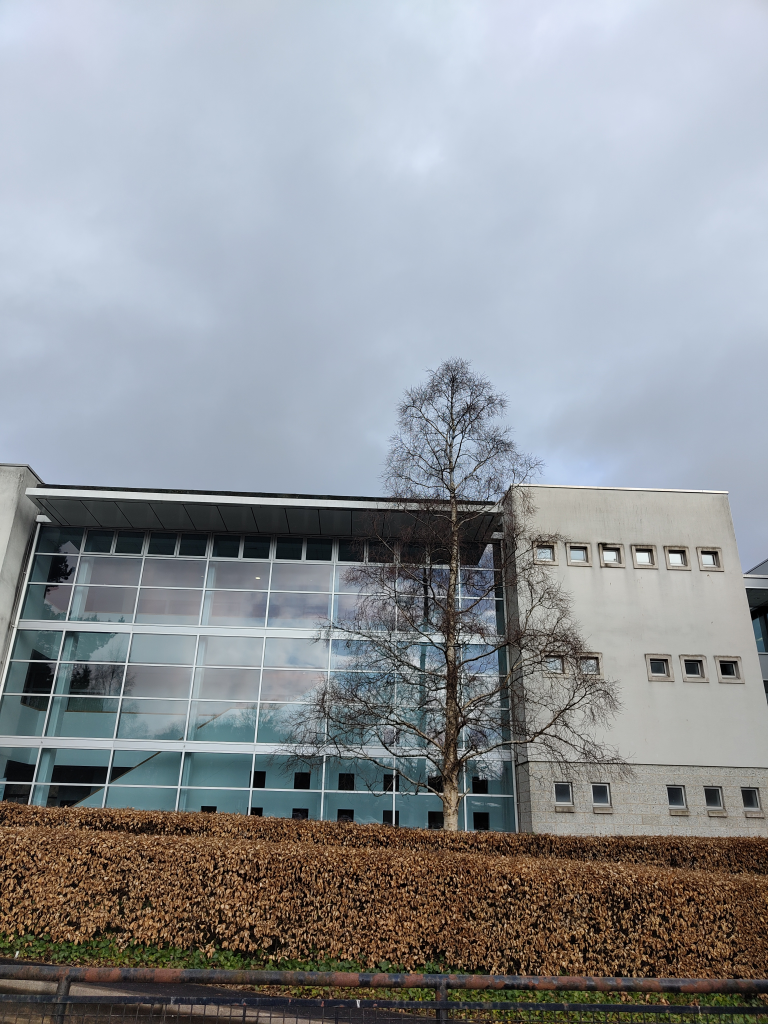
#> input picture Dataset/Stirling/Original_Images/IMG_20230321_105927508.jpg, 3072 x 4096 px, found by its file name (shown at 1/4 size); its folder holds 4 pictures in this run
$ jupyter execute Resize_images.ipynb
#> lines starting #> are read from the running program, lines starting #| are printed output that depends on the picture
[cell 1]
import cv2
import numpy as np
import os


# Define the path to the image folder
img_folder_path = "/Users/erictommathews/Documents/Eric/Msc Artificial Intelligence - Stirling/Semester 3 Spring/Deep Learning/Assignment/ITNPAI1-SkyGrove/Dataset/Stirling/Original_Images"
resize_path = '/Users/erictommathews/Documents/Eric/Msc Artificial Intelligence - Stirling/Semester 3 Spring/Deep Learning/Assignment/ITNPAI1-SkyGrove/Dataset/Stirling/Resized'
# Define the maximum size of the image
max_size = 1024  # in pixels

# Loop over the images in the image folder
for img_name in os.listdir(img_folder_path):
    if img_name[-3:] == 'jpg':
        # Load the image
        img_path = os.path.join(img_folder_path, img_name)
        img = cv2.imread(img_path)
#> img is the input picture: shape (4096, 3072, 3); mean B, G, R 151.7, 147, 143.2

        # Compute the scaling factor
        scale_factor = max_size / max(img.shape[:2])
#> scale_factor = 0.25

        # Resize the image
        img_resized = cv2.resize(img, (int(img.shape[1] * scale_factor), int(img.shape[0] * scale_factor)))
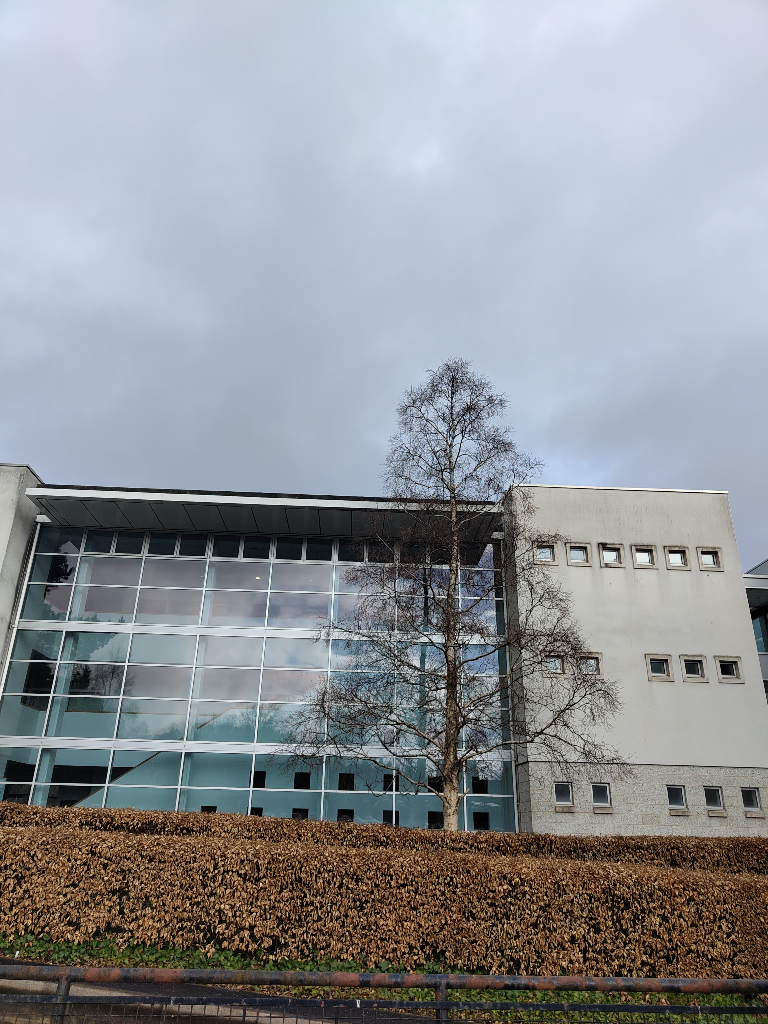
#> img_resized: shape (1024, 768, 3); mean B, G, R 151.7, 147.1, 143.3

        # Save the resized image
        img_resized_path = os.path.join(resize_path, os.path.splitext(img_name)[0] + "_resized.jpg")
        cv2.imwrite(img_resized_path, img_resized)
#> pass 2 of the loop `for img_name in os.listdir(img_folder_path):`:
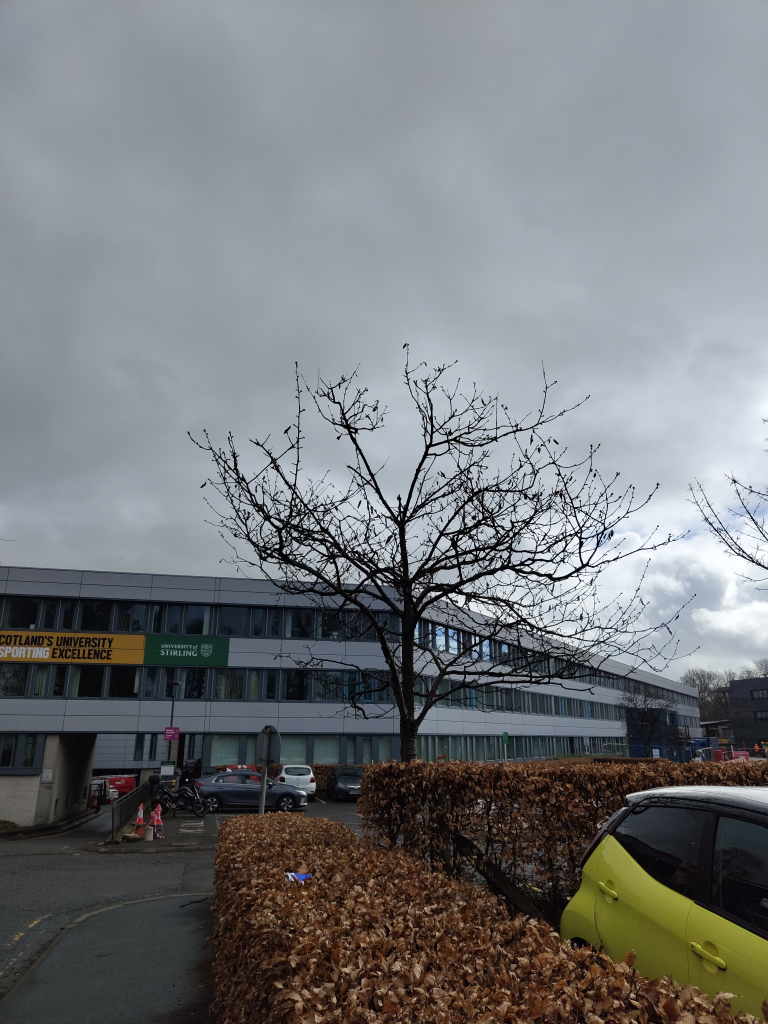
#> input picture Dataset/Stirling/Original_Images/IMG_20230321_110017763.jpg, 3072 x 4096 px, found by its file name (shown at 1/4 size)
#> img is the input picture: shape (4096, 3072, 3); mean B, G, R 122.2, 119.5, 117
#> `img_resized = cv2.resize(img, (int(img.shape[1] * scale_factor), int(i..`:
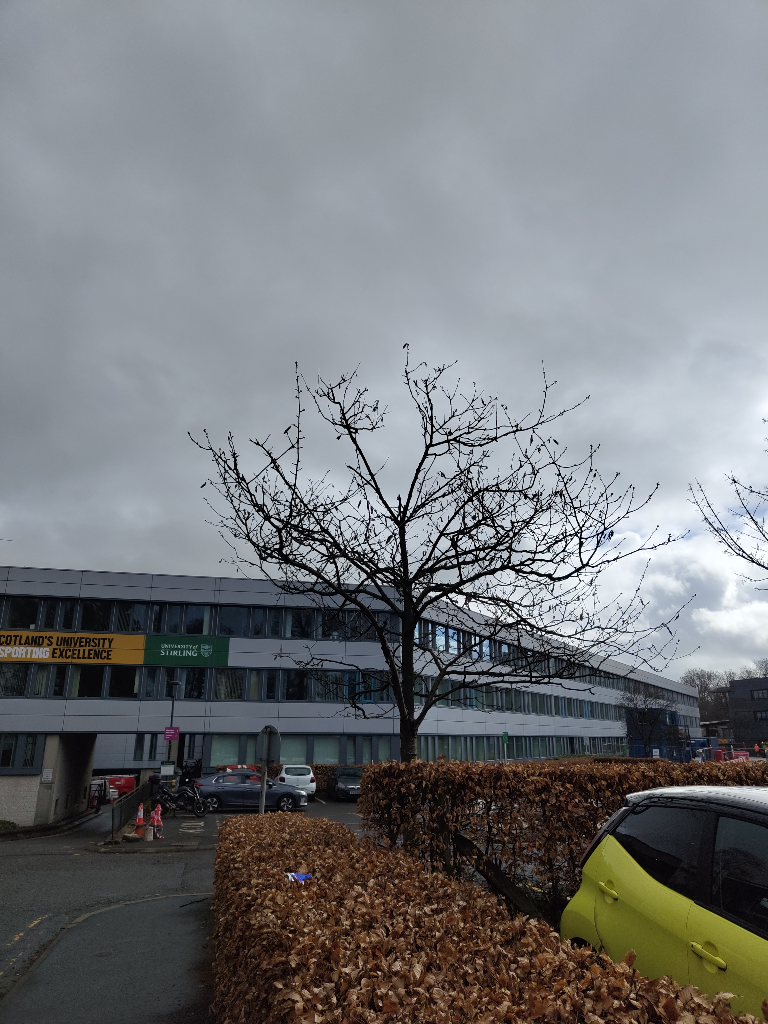
#> img_resized: shape (1024, 768, 3); mean B, G, R 122.3, 119.6, 117.1
#> pass 3 of the loop `for img_name in os.listdir(img_folder_path):`:
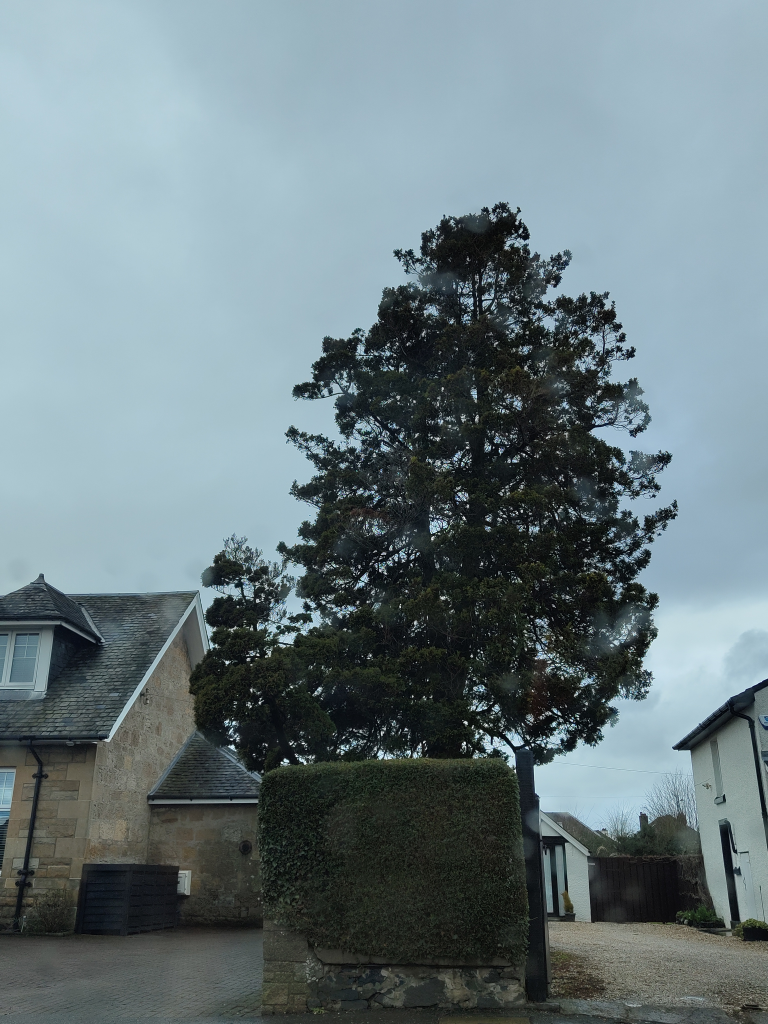
#> input picture Dataset/Stirling/Original_Images/IMG_20230321_111254841.jpg, 3072 x 4096 px, found by its file name (shown at 1/4 size)
#> img is the input picture: shape (4096, 3072, 3); mean B, G, R 127.8, 123, 106.9
#> `img_resized = cv2.resize(img, (int(img.shape[1] * scale_factor), int(i..`:
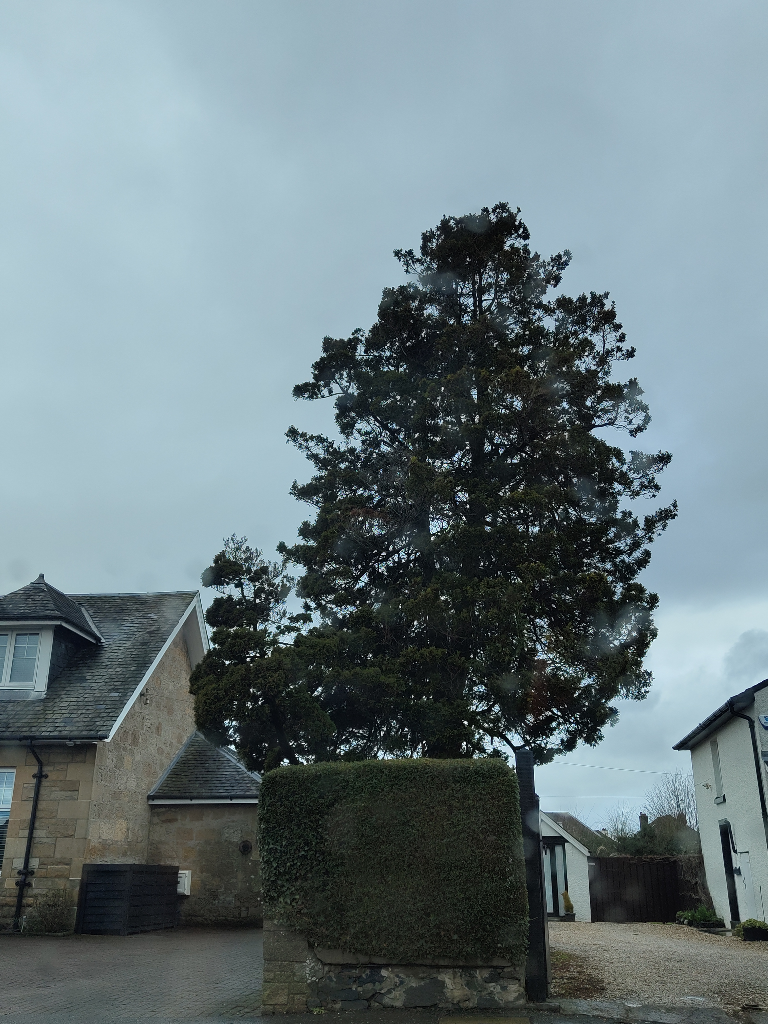
#> img_resized: shape (1024, 768, 3); mean B, G, R 127.9, 123.1, 107
#> the loop made 4 passes; the first 3 are shown
